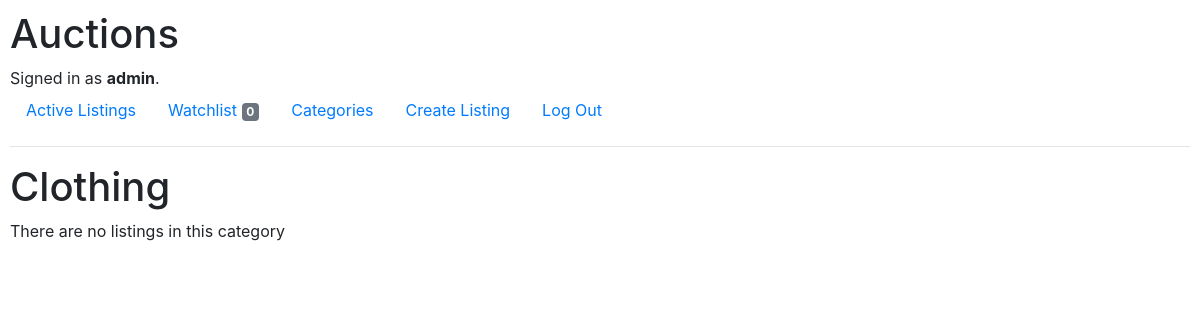
/categories/a (signed in), run on an earlier commit of the app's database.
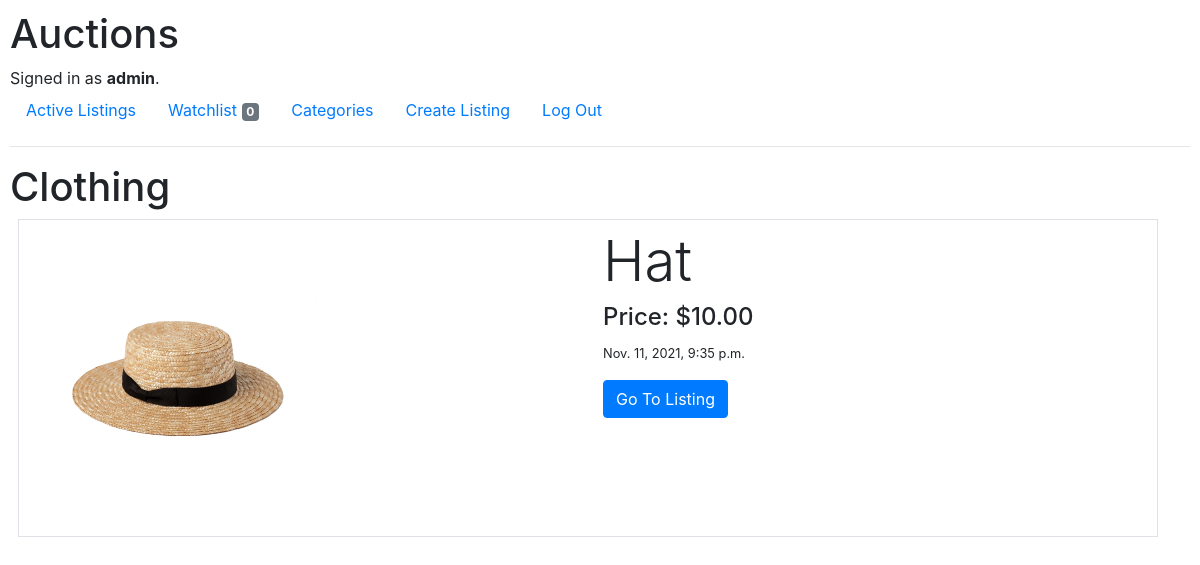
And on a later commit of the database.
### auctions/models.py (models this page shows, shortened)
class Listing(models.Model):
    item = models.CharField(max_length=64)
    description = models.CharField(max_length=255, blank=True)
    price = models.DecimalField(max_digits=10, decimal_places=2)
    category = models.CharField(max_length=1, choices=CATEGORIES, default=CATEGORIES[5][1])
    time = models.DateTimeField(auto_now_add=True, blank=True)
    closed = models.BooleanField(default=False)
    owner = models.ForeignKey(User, on_delete=models.CASCADE, related_name="owners")
    bids = models.ManyToManyField(Bid, blank=True, related_name="bids")
    comments = models.ManyToManyField(Comment, blank=True, related_name="comments")
    image = models.ImageField(null=True, blank=True)

### auctions/views.py (the view)
# urls.py: path("categories/<str:category>", views.show_category_listings, name="show"),
@login_required
def show_category_listings(request, category):
    listings = Listing.objects.filter(category__in = category[0])
    cat = dict(CATEGORIES)
    return render(request, 'auctions/specific.html', {
        "listings": listings,
        "category": cat[category]
})

### auctions/templates/auctions/specific.html
{% extends 'auctions/layout.html' %}
{% block body %}
  <h1>{{ category }}</h1>
  {% if  listings.count == 0 %}
    <p>There are no listings in this category</p>
  {% endif %}
  {% for listing in listings %}
    <div class="container border p-2 m-2">
        <div class="row">
            <div class="col">
                <img src="{{ listing.image.url }}" alt="image" style="width: 300px; height: auto">
            </div>
            <div class="col text-left">
                <h2 class="display-4">{{ listing.item }}</h2>
                <h4>Price: ${{ listing.price }}</h4>
                <p><small>{{ listing.time }}</small></p>
                <a href="{% url 'listing' listing.id %}" type="submit" class="btn btn-primary">Go To Listing</a>
            </div>
        </div>
    </div>
  {% endfor %}
{% endblock %}

What changed in the data, as far as the page shows it:
added Listing: image (picture), item "Hat", price "10.00", time "Nov. 11, 2021, 9:35 p.m."
Also different on the page:
text no longer shown: "There are no listings in this category"
